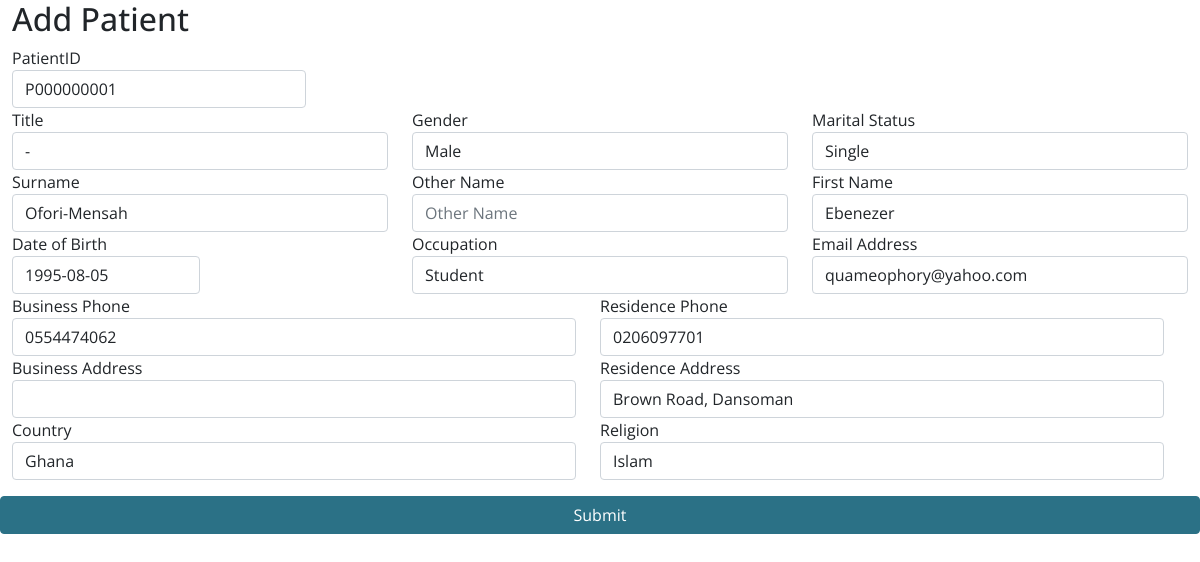
Page /records/P000000001/edit on the earlier database version.
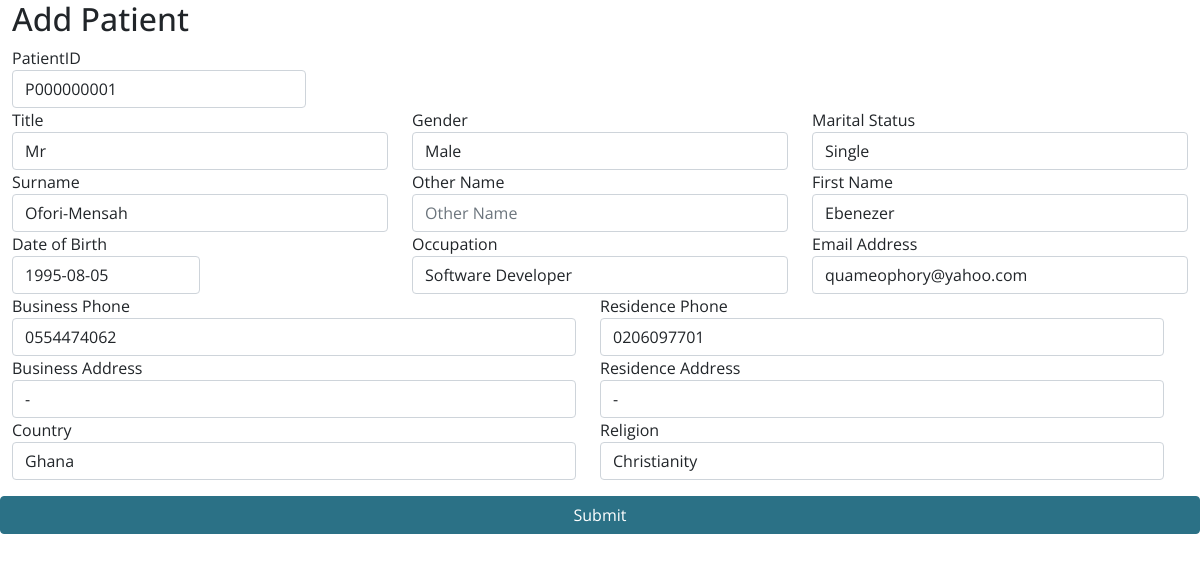
Same page on the later database version.
### records/models.py (models this page shows, shortened)
class Patient(models.Model):
    PatientID = models.CharField(_("PatientID"), max_length=255, default=generatePatientID, unique=True)
    EmailAddress = models.CharField(_("Email Address"), max_length=255)
    TitleID = models.ForeignKey(Title, verbose_name = _("Title"), on_delete=models.SET_DEFAULT, default='1')
    FirstName = models.CharField(_("First Name"), max_length=255)
    SurName = models.CharField(_("Surname"), max_length=255)
    OtherName = models.CharField(_("Other Name"), max_length=255, blank=True)
    BirthDate = models.DateField(_("Date of Birth"))
    PatientTypeID = models.ForeignKey(PatientType, verbose_name =  _("Patient Type"), on_delete=models.SET_DEFAULT, default='1', editable=False)
    GenderID = models.ForeignKey(Gender,  verbose_name = _("Gender"), on_delete=models.SET_NULL, null=True, default=1)
    Occupation = models.CharField(_("Occupation"), max_length=255)
    BusinessPhone = models.CharField(_("Business Phone"), max_length=255)
    ResidencePhone = models.CharField(_("Residence Phone"), max_length=255)
    ResidenceAddress = models.TextField(_("Residence Address"))
    BusinessAddress = models.TextField(_("Business Address"), blank=True, null=True)
    CountryID = models.ForeignKey(Country, verbose_name =  _("Country"), on_delete=models.SET_NULL, default='1', blank=True, null=True)
    ReligionID = models.ForeignKey(Religion, verbose_name =  _("Religion"), on_delete=models.SET_NULL, default='3', blank=True, null=True)
    MaritalStatusID = models.ForeignKey(MaritalStatus, verbose_name =  _("Marital Status"), on_delete=models.SET_NULL, default='1', blank=True, null=True)
    CreatedAt = models.DateTimeField(auto_now_add=True)
    Status = models.BooleanField(_("Patient Status"), default=True, editable=False)
    PatientRankLevel = models.ForeignKey('PatientRankLevel', verbose_name=_("Patient Rank Level"), on_delete=models.SET_NULL, null=True, blank=True, editable=False)
    PatientRank = models.ForeignKey('PatientRank', verbose_name=_("Patient Level"), on_delete=models.SET_NULL, null=True, blank=True, editable=False)
    PatientCategory = models.ForeignKey('PatientCategory', verbose_name=_("Patient Category"), on_delete=models.SET_NULL, null=True, blank=True, editable=False)
    class Meta:
        verbose_name = "Patient"
        verbose_name_plural = "Patients"

### records/views.py (the view)
# urls.py: path('<patient_id>/edit', views.PatientUpdateView.as_view(), name='patient_edit'),
class PatientUpdateView(UpdateView):
    form_class = PatientForm
    template_name = 'records/patient_add.html'
    def get_object(self):
        self.object = Patient.objects.get(PatientID = self.kwargs['patient_id'])
        return self.object

### records/models.py (called while the page is built)
    def __str__(self) -> str:
        return f'{self.TitleName}'

    def __str__(self) -> str:
        return f'{self.GenderName}'

    def __str__(self) -> str:
        return f'{self.MaritalStatusName}'

    def __str__(self) -> str:
        return f'{self.CountryName}'

    def __str__(self) -> str:
        return f'{self.ReligionName}'

### templates/records/patient_add.html (shortened to what this page needs)
{% extends 'extras/base.html' %}
{% block content %}
  <div>
    <h2>Add Patient</h2>
  </div>
    <form method='post'>
        <div class="form-group">
        {{ form.PatientID.label }}
        {{ form.PatientID }}
        </div>
        <div class="row">
          <div class="form-group col-md-4">
              {{form.TitleID.label}}
              {{form.TitleID}}
          </div>
          <div class="form-group col-md-4">
              {{form.GenderID.label}}
              {{form.GenderID}}
          </div>
          <div class="form-group col-md-4">
              {{form.MaritalStatusID.label}}
              {{form.MaritalStatusID}}
          </div>
        </div>
        <div class="row">
          <div class="form-group col-md-4">
              {{form.SurName.label}}
              {{form.SurName}}
          </div>
          <div class="form-group col-md-4">
              {{form.OtherName.label}}
              {{form.OtherName}}
          </div>
          <div class="form-group col-md-4">
            {{form.FirstName.label}}
            {{form.FirstName}}
          </div>
        </div>
        <div class="row">
          <div class="form-group col-md-4">
              {{form.BirthDate.label}}
              {{form.BirthDate}}
          </div>
          <div class="form-group col-md-4">
            {{form.Occupation.label}}
            {{form.Occupation}}
        </div>
          <div class="form-group col-md-4">
              {{form.EmailAddress.label}}
              {{form.EmailAddress}}
          </div>
        <div class="row">
            <div class="form-group col-md-6">
                {{form.BusinessPhone.label}}
                {{form.BusinessPhone}}
            </div>
            <div class="form-group col-md-6">
                {{form.ResidencePhone.label}}
                {{form.ResidencePhone}}
            </div>
        </div>
        <div class="row">
            <div class="form-group col-md-6">
                {{form.BusinessAddress.label}}
                {{form.BusinessAddress}}
            </div>
            <div class="form-group col-md-6">
                {{form.ResidenceAddress.label}}
                {{form.ResidenceAddress}}
            </div>
        </div>
        <div class="row">
            <div class="form-group col-md-6">
                {{form.CountryID.label}}
                {{form.CountryID}}
            </div>
            <div class="form-group col-md-6">
                {{form.ReligionID.label}}
                {{form.ReligionID}}
            </div>
        </div>
        <input type="submit" class="btn btn-primary my-3 pd-3" value="Submit">
    </form>
{% endblock content %}

Differences in the rows shown:
removed Patient: PatientID "P000000001", TitleID "-", GenderID "Male", MaritalStatusID "Single", SurName "Ofori-Mensah", FirstName "Ebenezer", BirthDate "1995-08-05", Occupation "Student", EmailAddress "quameophory@yahoo.com", BusinessPhone "0554474062", ResidencePhone "0206097701", ResidenceAddress "Brown Road, Dansoman", CountryID "Ghana", ReligionID "Islam"
added Patient: PatientID "P000000001", TitleID "Mr", GenderID "Male", MaritalStatusID "Single", SurName "Ofori-Mensah", FirstName "Ebenezer", BirthDate "1995-08-05", Occupation "Software Developer", EmailAddress "quameophory@yahoo.com", BusinessPhone "0554474062", ResidencePhone "0206097701", BusinessAddress "-", ResidenceAddress "-", CountryID "Ghana", ReligionID "Christianity"
